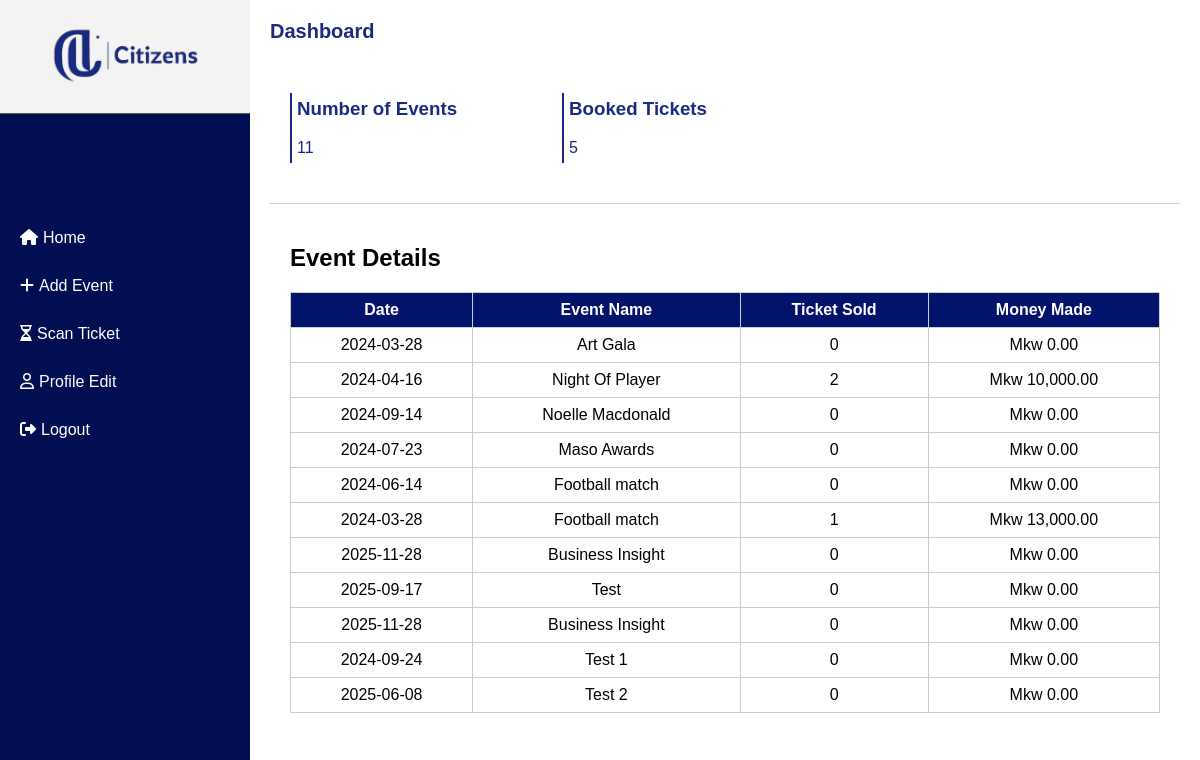
Page /steward/index.php (signed in) on the committed database.
### tables this page shows
CREATE TABLE `events` (
  `id` int(11) NOT NULL,
  `event` varchar(50) NOT NULL,
  `date` date NOT NULL,
  `time` time NOT NULL,
  `venue` varchar(50) NOT NULL,
  `seats` int(11) NOT NULL,
  `price` int(11) NOT NULL,
  `description` text NOT NULL,
  `tickets_bought` int(11) NOT NULL DEFAULT 0,
  `poster` blob DEFAULT NULL
);

### steward/index.php (the view, shortened to what this page needs)
<?php
  include("../admin/common/conn.php");
?>
<!DOCTYPE html>
<html lang="en">
<head>
  <link rel="stylesheet" href="css/style.css">
  <link rel="stylesheet" href="common/sidemenu.css">
  <link rel="stylesheet" href="../assets/fontawesome/css/all.css">
</head>
<body>
  <div class="admin-dashboard">
    <?php
      include("common/sidemenu.php");
    ?>
    <div class="main-content">
      <header><i id="fa-bars" class="fa-solid fa-bars" style="color: #183153;" onclick="showMenu()"></i>Dashboard</header>
      <div class="statistics">
        <?php
          $query = "SELECT * FROM events";
          $numbers = mysqli_query($conn, $query);
          $count = 0;
          foreach($numbers as $number){
          $count ++;
          }
        ?>
        <div class="stat-bubble">
          <h3>Number of Events</h3>
          <p><?php echo $count ; ?></p>
        </div>
        <?php
          $query = "SELECT * FROM tickets";
          $numbers = mysqli_query($conn, $query);
          $count = 0;
          foreach($numbers as $number){
          $count ++;
          }
        ?>
        <div class="stat-bubble">
          <h3>Booked Tickets</h3>
          <p><?php echo $count ; ?></p>
        </div>
      </div>
      <div class="event-table">
        <h2>Event Details</h2>
        <table>
          <thead>
            <tr>
              <th>Date</th>
              <th>Event Name</th>
              <th>Ticket Sold</th>
              <th>Money Made</th>
            </tr>
          </thead>
          <tbody>
<?php
  $query = "SELECT * FROM events";
  $results = mysqli_query($conn, $query);
  foreach($results as $result){
?>
            <tr>
              <td><?php echo $result['date']; ?></td>
              <td><?php echo $result['event']; ?></td>
              <td><?php echo $result['tickets_bought']; ?></td>
              <td><?php echo "Mkw " .number_format($result['tickets_bought'] * $result['price'], 2); ?></td>
            </tr>
<?php } ?>
          </tbody>
        </table>
      </div>
    </div>
  </div>
</body>
</html>

### steward/css/style.css (style rules this page uses)
body { font-family: Arial, sans-serif; margin: 0; padding: 0; }
.admin-dashboard { display: flex; }
.main-content { flex: 1; padding: 20px; margin-left: 250px; }
header { color: #1a2b7f; font-weight: bold; font-size: 20px; justify-content: left; }
.statistics { display: flex; margin-bottom: 20px; margin-top: 30px; padding: 20px; }
.stat-bubble { color: #1a2b7f; padding: 5px; width: auto; margin-right: 100px; height: 60px; border-left: 2px solid #1a2b7f; justify-content: left; }
.stat-bubble h3 { margin-top: 0; }
.event-table { border-top: 1px solid #ccc; padding: 20px; }
.event-table table { width: 100%; border-collapse: collapse; }
.event-table th, .event-table td { border: 1px solid #ccc; padding: 8px; }
.event-table th { background-color: #01136b; color: #fff; }

### steward/index.php (style rules this page uses)
.main-content { margin-left: 250px; }
.event-table table tbody tr td { text-align: center; }

### rows in the picture
events: date "2024-03-28", event "Art Gala", tickets_bought "0", $result['tickets_bought'] * $result['price'] "0.00"
events: date "2024-04-16", event "Night Of Player", tickets_bought "2", $result['tickets_bought'] * $result['price'] "10,000.00"
events: date "2024-09-14", event "Noelle Macdonald", tickets_bought "0", $result['tickets_bought'] * $result['price'] "0.00"
events: date "2024-07-23", event "Maso Awards", tickets_bought "0", $result['tickets_bought'] * $result['price'] "0.00"
events: date "2024-06-14", event "Football match", tickets_bought "0", $result['tickets_bought'] * $result['price'] "0.00"
events: date "2024-03-28", event "Football match", tickets_bought "1", $result['tickets_bought'] * $result['price'] "13,000.00"
events: date "2025-11-28", event "Business Insight", tickets_bought "0", $result['tickets_bought'] * $result['price'] "0.00"
events: date "2025-09-17", event "Test", tickets_bought "0", $result['tickets_bought'] * $result['price'] "0.00"
events: date "2025-11-28", event "Business Insight", tickets_bought "0", $result['tickets_bought'] * $result['price'] "0.00"
events: date "2024-09-24", event "Test 1", tickets_bought "0", $result['tickets_bought'] * $result['price'] "0.00"
events: date "2025-06-08", event "Test 2", tickets_bought "0", $result['tickets_bought'] * $result['price'] "0.00"

### other values in the picture
$count "11"
$count "5"
